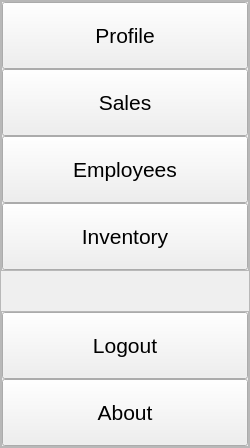
           <widget class="QFrame" name="frame_5">
            <property name="sizePolicy">
             <sizepolicy hsizetype="Preferred" vsizetype="Preferred">
              <horstretch>0</horstretch>
              <verstretch>0</verstretch>
             </sizepolicy>
            </property>
            <property name="minimumSize">
             <size>
              <width>250</width>
              <height>0</height>
             </size>
            </property>
            <property name="sizeIncrement">
             <size>
              <width>0</width>
              <height>0</height>
             </size>
            </property>
            <property name="frameShape">
             <enum>QFrame::StyledPanel</enum>
            </property>
            <property name="frameShadow">
             <enum>QFrame::Raised</enum>
            </property>
            <layout class="QVBoxLayout" name="verticalLayout_7">
             <property name="spacing">
              <number>0</number>
             </property>
             <property name="leftMargin">
              <number>0</number>
             </property>
             <property name="topMargin">
              <number>0</number>
             </property>
             <property name="rightMargin">
              <number>0</number>
             </property>
             <property name="bottomMargin">
              <number>0</number>
             </property>
             <item>
              <widget class="QFrame" name="frame_6">
               <property name="minimumSize">
                <size>
                 <width>0</width>
                 <height>0</height>
                </size>
               </property>
               <property name="styleSheet">
                <string notr="true">QPushButton{
padding:20px 10px;
}
QPushButton{
font:16pt;
}</string>
               </property>
               <property name="frameShape">
                <enum>QFrame::StyledPanel</enum>
               </property>
               <property name="frameShadow">
                <enum>QFrame::Raised</enum>
               </property>
               <layout class="QVBoxLayout" name="verticalLayout_5">
                <property name="spacing">
                 <number>0</number>
                </property>
                <property name="leftMargin">
                 <number>0</number>
                </property>
                <property name="topMargin">
                 <number>0</number>
                </property>
                <property name="rightMargin">
                 <number>0</number>
                </property>
                <property name="bottomMargin">
                 <number>0</number>
                </property>
                <item>
                 <widget class="QPushButton" name="profile_btn">
                  <property name="text">
                   <string>Profile</string>
                  </property>
                  <property name="icon">
                   <iconset>
                    <normaloff>../../../../../mnt/c/Users/prasa/Downloads/user (1).png</normaloff>../../../../../mnt/c/Users/prasa/Downloads/user (1).png</iconset>
                  </property>
                  <property name="iconSize">
                   <size>
                    <width>20</width>
                    <height>20</height>
                   </size>
                  </property>
                 </widget>
                </item>
                <item>
                 <widget class="QPushButton" name="sales_btn">
                  <property name="text">
                   <string>Sales</string>
                  </property>
                  <property name="icon">
                   <iconset>
                    <normaloff>../../../../../mnt/c/Users/prasa/Downloads/sales.png</normaloff>../../../../../mnt/c/Users/prasa/Downloads/sales.png</iconset>
                  </property>
                  <property name="iconSize">
                   <size>
                    <width>20</width>
                    <height>20</height>
                   </size>
                  </property>
                 </widget>
                </item>
                <item>
                 <widget class="QPushButton" name="emp_btn">
                  <property name="text">
                   <string>Employees</string>
                  </property>
                  <property name="icon">
                   <iconset>
                    <normaloff>../../../../../mnt/c/Users/prasa/Downloads/employee.png</normaloff>../../../../../mnt/c/Users/prasa/Downloads/employee.png</iconset>
                  </property>
                  <property name="iconSize">
                   <size>
                    <width>20</width>
                    <height>20</height>
                   </size>
                  </property>
                 </widget>
                </item>
                <item alignment="Qt::AlignTop">
                 <widget class="QPushButton" name="inventory_btn">
                  <property name="text">
                   <string>Inventory</string>
                  </property>
                  <property name="icon">
                   <iconset>
                    <normaloff>../../../../../mnt/c/Users/prasa/Downloads/inspection.png</normaloff>../../../../../mnt/c/Users/prasa/Downloads/inspection.png</iconset>
                  </property>
                  <property name="iconSize">
                   <size>
                    <width>20</width>
                    <height>20</height>
                   </size>
                  </property>
                 </widget>
                </item>
               </layout>
              </widget>
             </item>
             <item>
              <spacer name="verticalSpacer">
               <property name="orientation">
                <enum>Qt::Vertical</enum>
               </property>
               <property name="sizeHint" stdset="0">
                <size>
                 <width>20</width>
                 <height>40</height>
                </size>
               </property>
              </spacer>
             </item>
             <item>
              <widget class="QFrame" name="frame_7">
               <property name="styleSheet">
                <string notr="true">QPushButton{
padding:20px 10px;
}
QPushButton{
font:16pt;
}</string>
               </property>
               <property name="frameShape">
                <enum>QFrame::StyledPanel</enum>
               </property>
               <property name="frameShadow">
                <enum>QFrame::Raised</enum>
               </property>
               <layout class="QVBoxLayout" name="verticalLayout_6">
                <property name="spacing">
                 <number>0</number>
                </property>
                <property name="leftMargin">
                 <number>0</number>
                </property>
                <property name="topMargin">
                 <number>0</number>
                </property>
                <property name="rightMargin">
                 <number>0</number>
                </property>
                <property name="bottomMargin">
                 <number>0</number>
                </property>
                <item alignment="Qt::AlignBottom">
                 <widget class="QPushButton" name="logout_btn">
                  <property name="text">
                   <string>Logout</string>
                  </property>
                  <property name="icon">
                   <iconset>
                    <normaloff>../../../../../mnt/c/Users/prasa/Downloads/logout.png</normaloff>../../../../../mnt/c/Users/prasa/Downloads/logout.png</iconset>
                  </property>
                  <property name="iconSize">
                   <size>
                    <width>20</width>
                    <height>20</height>
                   </size>
                  </property>
                 </widget>
                </item>
                <item>
                 <widget class="QPushButton" name="abt_btn">
                  <property name="text">
                   <string>About</string>
                  </property>
                  <property name="icon">
                   <iconset>
                    <normaloff>../../../../../mnt/c/Users/prasa/Downloads/information.png</normaloff>../../../../../mnt/c/Users/prasa/Downloads/information.png</iconset>
                  </property>
                  <property name="iconSize">
                   <size>
                    <width>20</width>
                    <height>20</height>
                   </size>
                  </property>
                 </widget>
                </item>
               </layout>
              </widget>
             </item>
            </layout>
           </widget>
